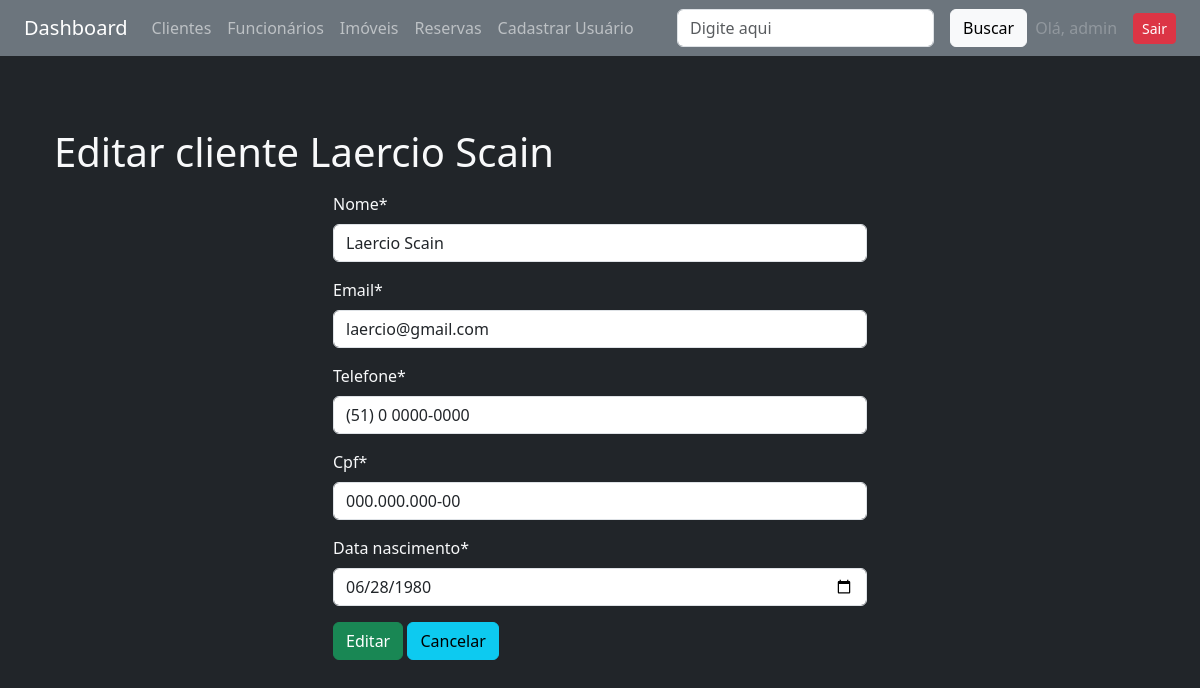
Screenshot of /clientes/editar/1/ (signed in) with the database file from the repository.
### clientes/models.py (models this page shows, shortened)
class Cliente(models.Model):
    nome = models.CharField(max_length=100)
    email = models.EmailField(unique=True)
    telefone = models.CharField(max_length=20)
    cpf = models.CharField(max_length=14, unique=True)
    data_nascimento = models.DateField(null=True, blank=True)
    ativo = models.BooleanField(default=True)

### clientes/views.py (the view)
# urls.py: path('editar/<id>/', editar_clientes, name='editar'),
@login_required
def editar_clientes(request, id):
    try:
        cliente = Cliente.objects.get(id=id)
    except:
        return redirect('clientes:lista', campo="nome")
    if request.method == 'POST':
        form = ClienteForm(request.POST, instance=cliente)
        if form.is_valid():
            form.save()
            return redirect('clientes:lista', campo="nome")
    form = ClienteForm(instance=cliente)
    dados = {'form': form, 'cliente': cliente}
    return render(request, 'clientes/editar.html', dados)

### clientes/forms.py
class ClienteForm(forms.ModelForm):
    data_nascimento = forms.DateField(
        widget=forms.DateInput(attrs={'type': 'date'}, format='%Y-%m-%d'),
        input_formats=['%Y-%m-%d']
    )
    telefone = forms.CharField(
        widget=forms.TextInput(attrs={'id': 'telefone'}))
    cpf = forms.CharField(widget=forms.TextInput(attrs={'id': 'cpf'}))
    class Meta:
        model = Cliente
        fields = ['nome', 'email', 'telefone', 'cpf', 'data_nascimento']

### clientes/templates/clientes/editar.html (shortened to what this page needs)
{% extends 'base.html' %}
{% load crispy_forms_tags %}
{% block content %}
<div class="container-sm mt-5">
  <h1>Editar cliente {{ cliente.nome }}</h1>
</div>
<div class="container my-3">
  <div class="row">
    <div class="col-6 mx-auto">
      <form method="post">
        {{ form|crispy }}
        <button type="submit" class="btn btn-success">Editar</button>
        <a href="{% url 'clientes:lista' 'nome' %}"><button type="button" class="btn btn-info">Cancelar</button></a>
      </form>
    </div>
  </div>
</div>
{% endblock %}

### core/templates/base.html (shortened to what this page needs)
<!DOCTYPE html>
<html lang="pt-br">
<head>
    <link href="https://cdn.jsdelivr.net/npm/bootstrap@5.3.6/dist/css/bootstrap.min.css" rel="stylesheet">
</head>
<body class="bg-dark text-light">
    <nav class="navbar navbar-expand-lg navbar-dark bg-secondary px-4">
        <a class="navbar-brand" href="{% url 'core:index' %}">Dashboard</a>
        <div class="collapse navbar-collapse">
            <ul class="navbar-nav me-auto">
                <li class="nav-item">
                    <a class="nav-link" href="{% url 'clientes:lista' 'nome' %}">Clientes</a>
                </li>
                <li class="nav-item">
                    <a class="nav-link" href="{% url 'funcionarios:lista' 'nome' %}">Funcionários</a>
                </li>
                <li class="nav-item">
                    <a class="nav-link" href="{% url 'imoveis:lista' 'nome' %}">Imóveis</a>
                </li>
                <li class="nav-item">
                    <a class="nav-link" href="{% url 'imoveis:lista_reservas' 'cliente' %}">Reservas</a>
                </li>
                <li class="nav-item">
                    <a class="nav-link" href="{% url 'auth:cadastrar' %}">Cadastrar Usuário</a>
                </li>
            </ul>
        </div>
        {% include 'partials/_busca.html' %}
        {% if user.is_authenticated %}
        <ul class="navbar-nav ms-auto">
            <li class="nav-item">
                <div class="d-flex align-items-center gap-2">
                    <span class="nav-link disabled mb-0">Olá, {{ user.username }}</span>
                    <a class="btn btn-danger btn-sm" href="{% url 'auth:logout' %}">Sair</a>
                </div>
            </li>
        </ul>
        {% endif %}
    </nav>
    <main class="container py-4">
        {% block content %}{% endblock %}
    </main>
</body>
</html>

### rows the page displays
Cliente: nome "Laercio Scain", email "laercio@gmail.com", telefone "(51) 0 0000-0000", cpf "000.000.000-00", data_nascimento "06/28/1980"

### other values shown
{{ user.username }} "admin"
